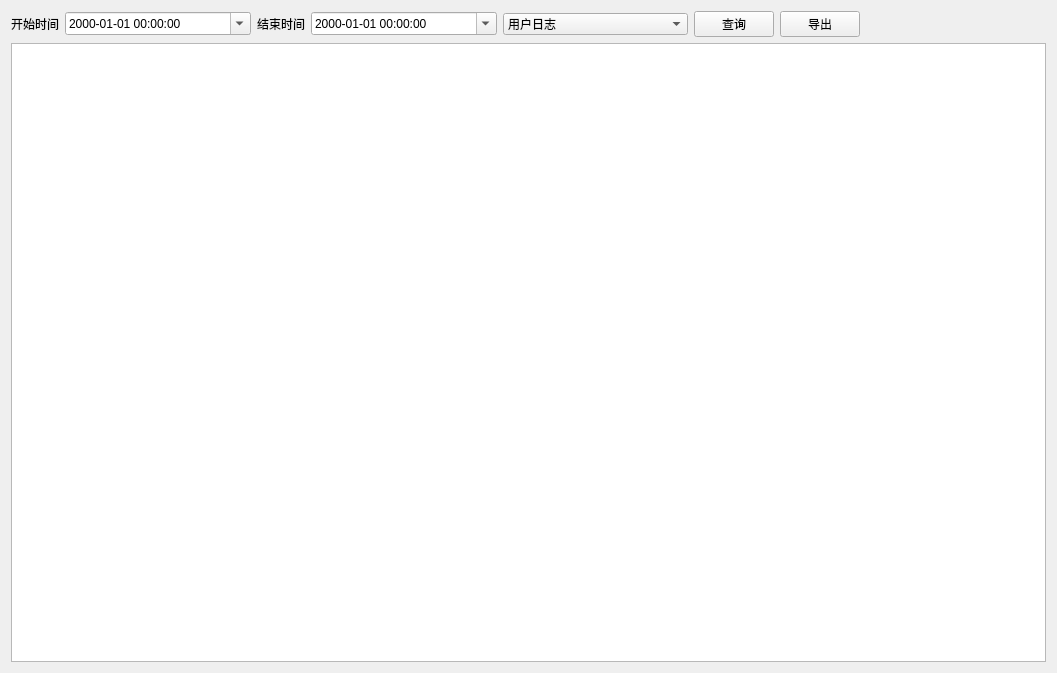
<?xml version="1.0" encoding="UTF-8"?>
<ui version="4.0">
 <class>LogQuery</class>
 <widget class="QFrame" name="LogQuery">
  <property name="geometry">
   <rect>
    <x>0</x>
    <y>0</y>
    <width>1057</width>
    <height>673</height>
   </rect>
  </property>
  <property name="windowTitle">
   <string>日志查询</string>
  </property>
  <layout class="QVBoxLayout" name="verticalLayout">
   <item>
    <layout class="QHBoxLayout" name="horizontalLayout">
     <item>
      <widget class="QLabel" name="label">
       <property name="text">
        <string>开始时间</string>
       </property>
       <property name="alignment">
        <set>Qt::AlignCenter</set>
       </property>
      </widget>
     </item>
     <item>
      <widget class="QDateTimeEdit" name="dateTimeEditStart">
       <property name="sizePolicy">
        <sizepolicy hsizetype="Expanding" vsizetype="Fixed">
         <horstretch>0</horstretch>
         <verstretch>0</verstretch>
        </sizepolicy>
       </property>
       <property name="displayFormat">
        <string>yyyy-MM-dd hh:mm:ss</string>
       </property>
       <property name="calendarPopup">
        <bool>true</bool>
       </property>
      </widget>
     </item>
     <item>
      <widget class="QLabel" name="label_2">
       <property name="text">
        <string>结束时间</string>
       </property>
       <property name="alignment">
        <set>Qt::AlignCenter</set>
       </property>
      </widget>
     </item>
     <item>
      <widget class="QDateTimeEdit" name="dateTimeEditEnd">
       <property name="sizePolicy">
        <sizepolicy hsizetype="Expanding" vsizetype="Fixed">
         <horstretch>0</horstretch>
         <verstretch>0</verstretch>
        </sizepolicy>
       </property>
       <property name="displayFormat">
        <string>yyyy-MM-dd hh:mm:ss</string>
       </property>
       <property name="calendarPopup">
        <bool>true</bool>
       </property>
      </widget>
     </item>
     <item>
      <widget class="QComboBox" name="type">
       <property name="sizePolicy">
        <sizepolicy hsizetype="Expanding" vsizetype="Fixed">
         <horstretch>0</horstretch>
         <verstretch>0</verstretch>
        </sizepolicy>
       </property>
       <item>
        <property name="text">
         <string>用户日志</string>
        </property>
       </item>
       <item>
        <property name="text">
         <string>秒数据</string>
        </property>
       </item>
       <item>
        <property name="text">
         <string>报警日志</string>
        </property>
       </item>
      </widget>
     </item>
     <item>
      <widget class="QPushButton" name="BtnFind">
       <property name="text">
        <string>查询</string>
       </property>
      </widget>
     </item>
     <item>
      <widget class="QPushButton" name="btnSaveToFile">
       <property name="text">
        <string>导出</string>
       </property>
      </widget>
     </item>
     <item>
      <spacer name="horizontalSpacer">
       <property name="orientation">
        <enum>Qt::Horizontal</enum>
       </property>
       <property name="sizeHint" stdset="0">
        <size>
         <width>40</width>
         <height>20</height>
        </size>
       </property>
      </spacer>
     </item>
    </layout>
   </item>
   <item>
    <widget class="QTableView" name="tableView"/>
   </item>
  </layout>
 </widget>
 <resources/>
 <connections/>
</ui>
